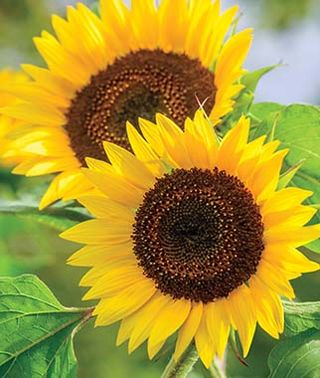
#> input picture Project/Sunflower.jpg, 320 x 378 px
$ jupyter execute 'Noise Reduction using Gradients.ipynb'   (older library calls are emulated)
#> lines starting #> are read from the running program, lines starting #| are printed output that depends on the picture
[cell 1]
import cv2
import sys
from matplotlib import pyplot as plt
import numpy as np
from scipy import signal
from PIL import Image
import math
from skimage.io import imread

[cell 2]
image = imread('Sunflower.jpg');
#> image is the input picture: shape (378, 320, 3); mean R, G, B 166.9, 149.6, 48.7
plt.imshow(image)

[cell 3]
def grayscale(rgb):
    R = rgb[:,:,0]
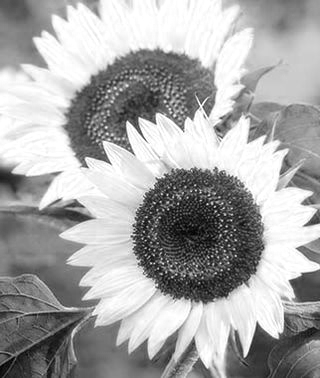
#> R: shape (378, 320); min 0, max 255, mean 166.9
    G = rgb[:,:,1]
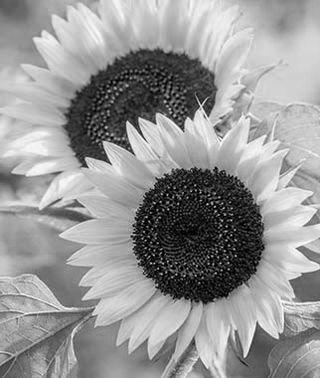
#> G: shape (378, 320); min 0, max 255, mean 149.6
    B = rgb[:,:,2]
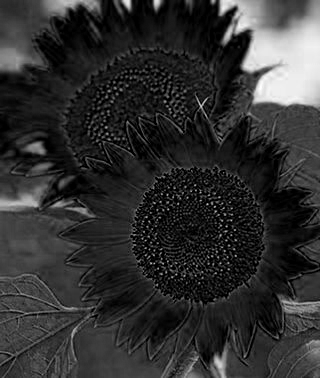
#> B: shape (378, 320); min 0, max 255, mean 48.7
    gray = 0.2989*R + 0.5870*G + 0.1140*B
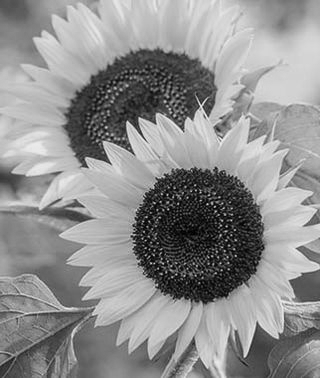
#> gray: shape (378, 320) float64; min 0.897, max 240.9, mean 143.2

    return gray

[cell 4]
greyImg = grayscale(image);
plt.imshow(greyImg, cmap="gray")

[cell 5]
def noise(image):
    row,col= image.shape
#> row = 378; col = 320
    mean = 0    #gaussian mean = 0
    var = 400    #gaussian var = 0.01
    sigma = var ** 0.5
    nse = np.random.normal(mean,sigma,(row,col))
    nse = nse.reshape(row,col)
    noise = image + nse
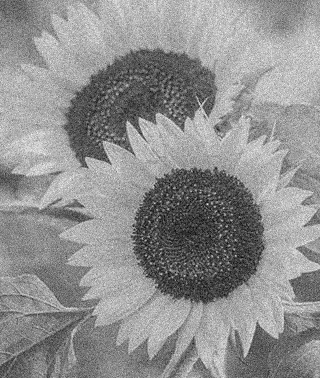
#> noise: shape (378, 320) float64; min -57.92, max 298.6, mean 143.3; drawn with min black and max white

    return noise

[cell 6]
newI = noise(greyImg);
plt.imshow(newI, cmap = "gray")

[cell 7]
#side by side visualization for ease of comparison
fig, ax = plt.subplots(1,2)
ax[0].imshow(greyImg, cmap='gray')
ax[0].set_title("Without Noise")
ax[1].imshow(newI, cmap='gray')
ax[1].set_title("With Noise")

[cell 8]
D = Image.open('Sunflower.jpg')
width, height = D.size
#> width = 320; height = 378
print ("width = {}, height = {}".format(width,height))
#| width = 320, height = 378

[cell 9]
def sobel(im):

    im = im.astype(np.float)
    width, height= im.shape
#> width = 378; height = 320

    kh = np.array([[-1, 0, 1], [-2, 0, 2], [-1, 0, 1]], dtype = np.float)
    kv = np.array([[1, 2, 1], [0, 0, 0], [-1, -2, -1]], dtype = np.float)

    gx = signal.convolve2d(im, kh, mode='same', boundary = 'symm', fillvalue=0)
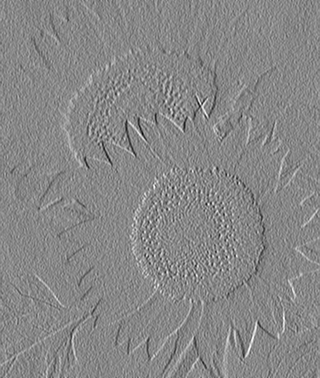
#> gx: shape (378, 320) float64; min -850.8, max 746.5, mean -0.3; drawn with min black and max white
    gy = signal.convolve2d(im, kv, mode='same', boundary = 'symm', fillvalue=0)

    g = np.sqrt(gx * gx + gy * gy)
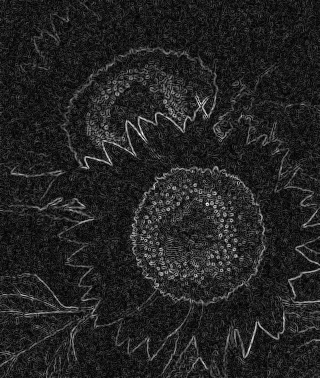
#> g: shape (378, 320) float64; min 0.325, max 898.5, mean 124.8; drawn with min black and max white
    g *= 255.0 / np.max(g)

    return g

[cell 10]
detect = sobel(newI);
detect2 = sobel(greyImg);
#> in sobel (call 2), `gx = signal.convolve2d(im, kh, mode='same', boundary = 'symm', fillval..`:
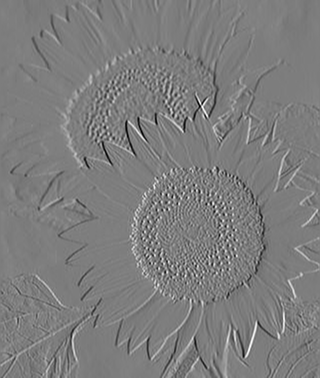
#> gx: shape (378, 320) float64; min -649.1, max 667.6, mean -0.3; drawn with min black and max white
#> in sobel (call 2), `gy = signal.convolve2d(im, kv, mode='same', boundary = 'symm', fillval..`:
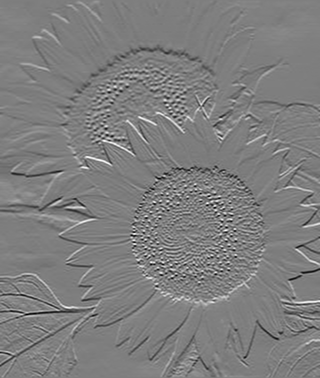
#> gy: shape (378, 320) float64; min -613.9, max 620, mean -1.1; drawn with min black and max white
#> in sobel (call 2), `g = np.sqrt(gx * gx + gy * gy)`:
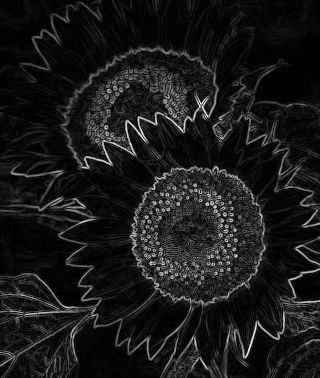
#> g: shape (378, 320) float64; min 0, max 715.1, mean 73.7; drawn with min black and max white

[cell 11]
fig, ax = plt.subplots(1,2)
ax[0].imshow(detect2, cmap='gray')
ax[0].set_title("With Sobel Filter")
ax[1].imshow(detect, cmap='gray')
ax[1].set_title("With Sobel Filter")

$ run again, with Project/flower.jpg copied over Project/Sunflower.jpg
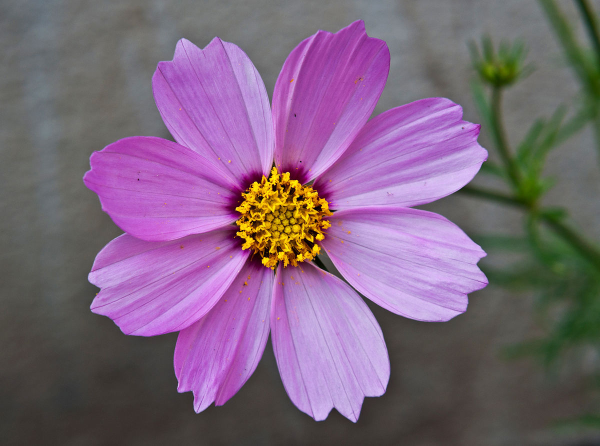
#> input picture Project/flower.jpg, 1200 x 892 px (shown at 1/2 size)
#> image is the input picture: shape (892, 1200, 3); mean R, G, B 124.4, 100.7, 123.9
#| width = 1200, height = 892
#> in sobel (call 2), `g = np.sqrt(gx * gx + gy * gy)`:
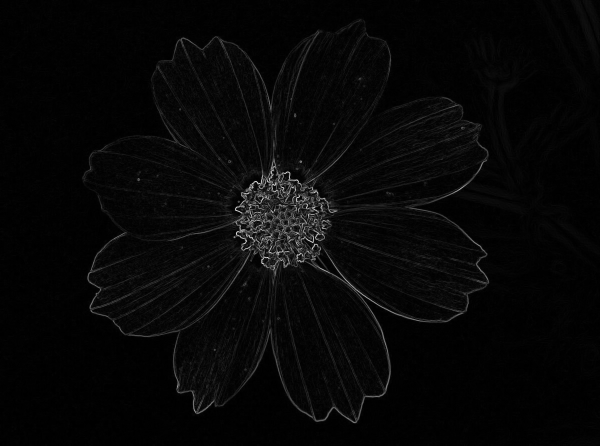
#> g: shape (892, 1200) float64 (shown at 1/2 size); min 0, max 869.6, mean 25; drawn with min black and max white
